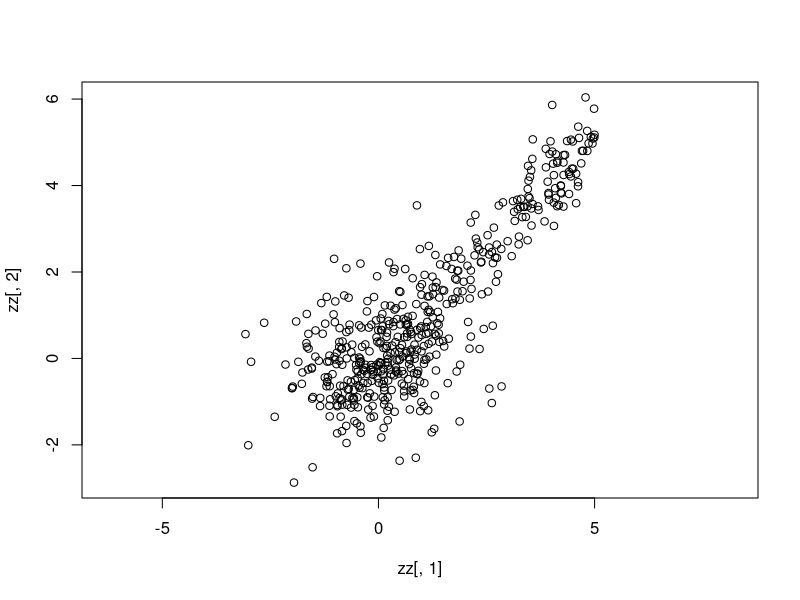
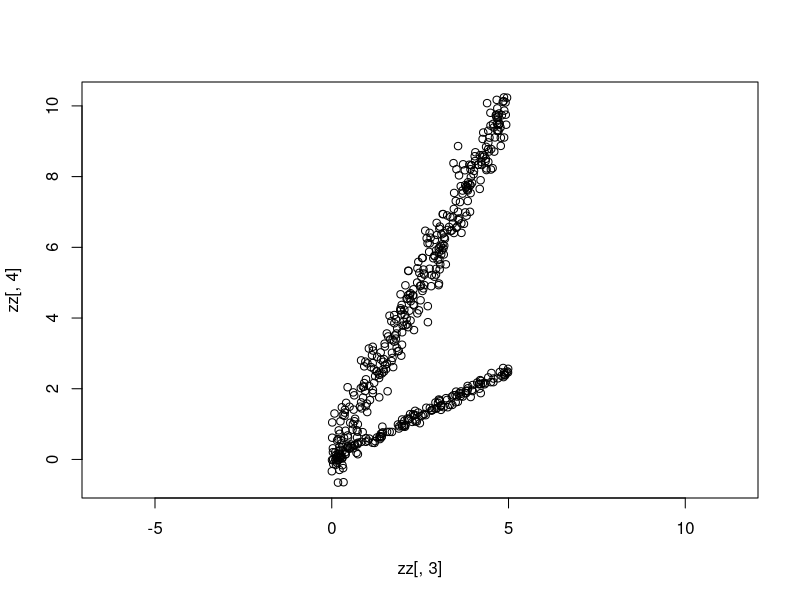
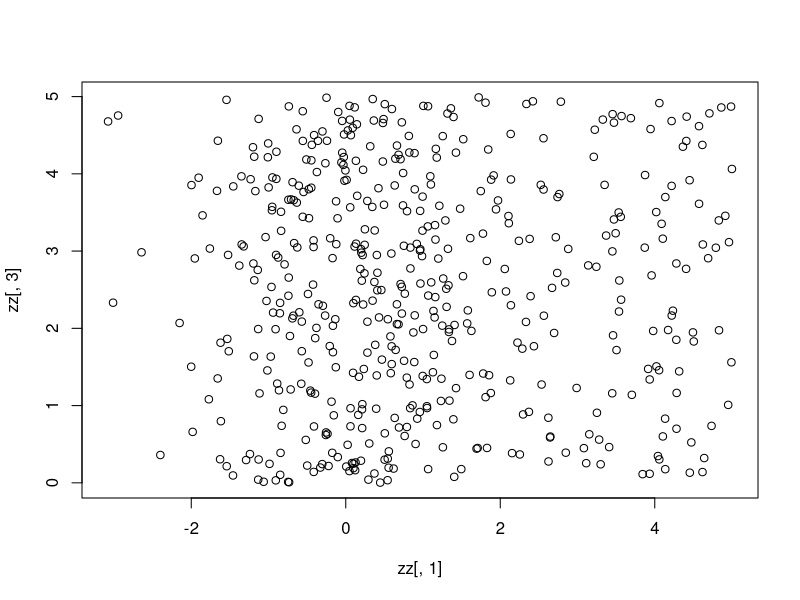

Write R code to recreate these figures, in order.
rm(list=ls())

.generate_lollipop <- function(n){
 t(sapply(1:n, function(i){
  # generate "cluster" assignment
  k <- sample(c(1,2), 1)
  
  # generate "ball"
  if(k == 1){
   x <- stats::rnorm(1, mean = 0, sd = 1)
   y <- stats::rnorm(1, mean = 0, sd = 1)
  } else {
   # k == 2, generate "stick"
   x <- stats::runif(1, min = -1, max = 5)
   y <- 1*x + stats::rnorm(1, mean = 0, sd = 0.5)
  }
  
  c(x,y)
 }))
}

.generate_v <- function(n){
 t(sapply(1:n, function(i){
  # generate "cluster" assignment
  k <- sample(c(1,2), 1, prob = c(0.7, 0.3))
  
  # generate "ball"
  if(k == 1){
   x <- stats::runif(1, min = 0, max = 5)
   y <- 2*x + stats::rnorm(1, mean = 0, sd = 0.5)
  } else {
   # k == 2, generate "stick"
   x <-  stats::runif(1, min = 0, max = 5)
   y <- 0.5*x + stats::rnorm(1, mean = 0, sd = 0.1)
  }
  
  c(x,y)
 }))
}

##########################

generate_data <- function(n, p){
 stopifnot(p %% 2 == 0)
 
 # generate p/2 2-dimensional datasets
 dat_list <- lapply(1:(p/2), function(round){
  type <- sample(c(1,2), 1)
  
  if(type == 1){
   .generate_lollipop(n)
  } else {
   .generate_v(n)
  }
 })
 
 # concatenate column-wise
 do.call(cbind, dat_list)
}

set.seed(10)
zz <- generate_data(500, 10)

# 5 out of the 45 pairs of dependency
# would work for c(1,2), c(3,4), c(5,6), c(7,8), c(9,10)
plot(zz[,1], zz[,2], asp = T) # of lollipop
plot(zz[,3], zz[,4], asp = T) # of v

# any other pair looks like independent variables
plot(zz[,1], zz[,3], asp = T)
